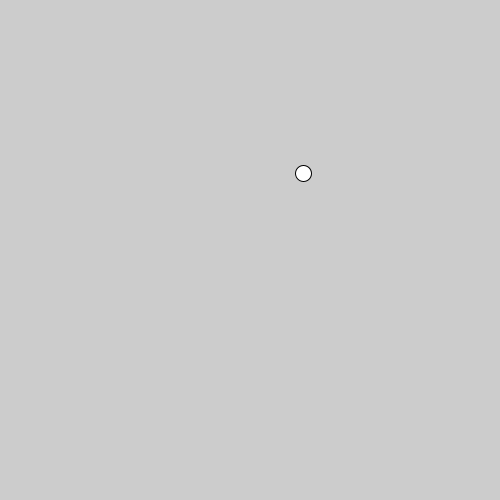
Frame 1 (no input)
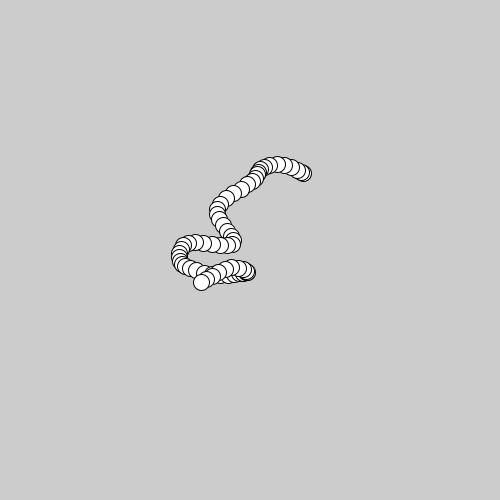
Frame 60 (the mouse pressed at the canvas centre just before this capture)
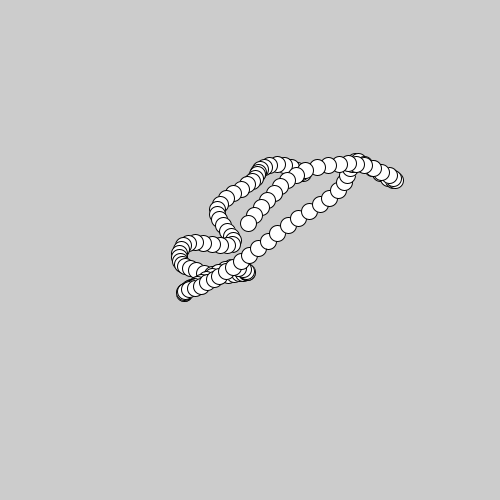
Frame 120 (the mouse held since frame 60 and released just before this capture)

The Processing sketch that drew these frames (run headless with seeded random() and noise(); from frame 60 on, the mouse is pressed at the canvas centre):

// Processing sketch: perlin_noise_1d
// ── perlin_noise_1d.pde
/**
 * A visualization of 1-dimensional Perlin noise.
 */

final float timeDelta = 0.01;
float time;

void setup(){
	time = 0;
	stroke(0);
	size(500, 500);
}

void draw(){
	float x = noise(time);
	time += timeDelta;

	float y = noise(time + 30);
	time += timeDelta;

	ellipse(x * width, y * height, 16, 16);
}
